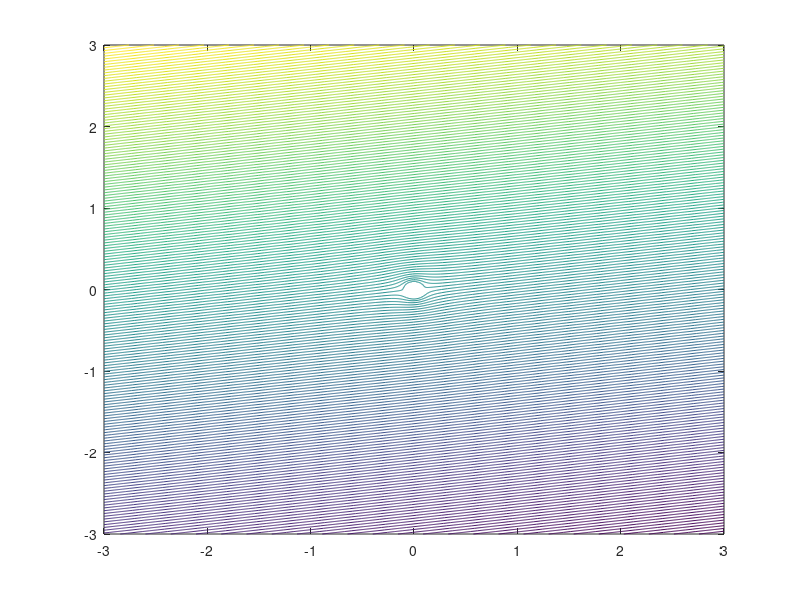

Write the MATLAB code that produced this figure.
clear all;
clc;

i = 1i; %imaginary number

R = 0.1; %Radius of cylinder
gam = 0.05; %Cirkulacion of velicity around profile
degUhel = 8; %Angle of attack - degrees

uhel = pi * degUhel / 180; %(Angle of attack) - radians

%Speed
Uinfad = 10 * (cos(uhel) - sin(uhel) * i);
Uinf = 10 * (cos(uhel) + sin(uhel) * i);

%Region Omega
[xx,yy] = meshgrid( -3:0.01:3, -3:0.01:3 );

%Complex number
zz = xx + i * yy;

%Complex potential
Fzz = Uinfad * zz + Uinf * R^2 ./ zz - gam * log(zz) ./ (2 * pi * i);

% Complex potential inside cylinder (circle) area must be 0 = solid object
Fzz(xx.^2 + yy.^2 < R^2) = 0;

tt = 0:0.005:1; %Parametr
aaa = min(min(imag(Fzz))); %Minimal value of Im(Fzz) in the entire matrix
bbb = max(max(imag(Fzz))); %Maximal value of Im(Fzz) in the entire matrix

%Plot -> xx, yy, Im(Fzz) = proudova fce, levels from min. to max. value 
contour(xx, yy, imag(Fzz), aaa + (bbb - aaa) * tt);
